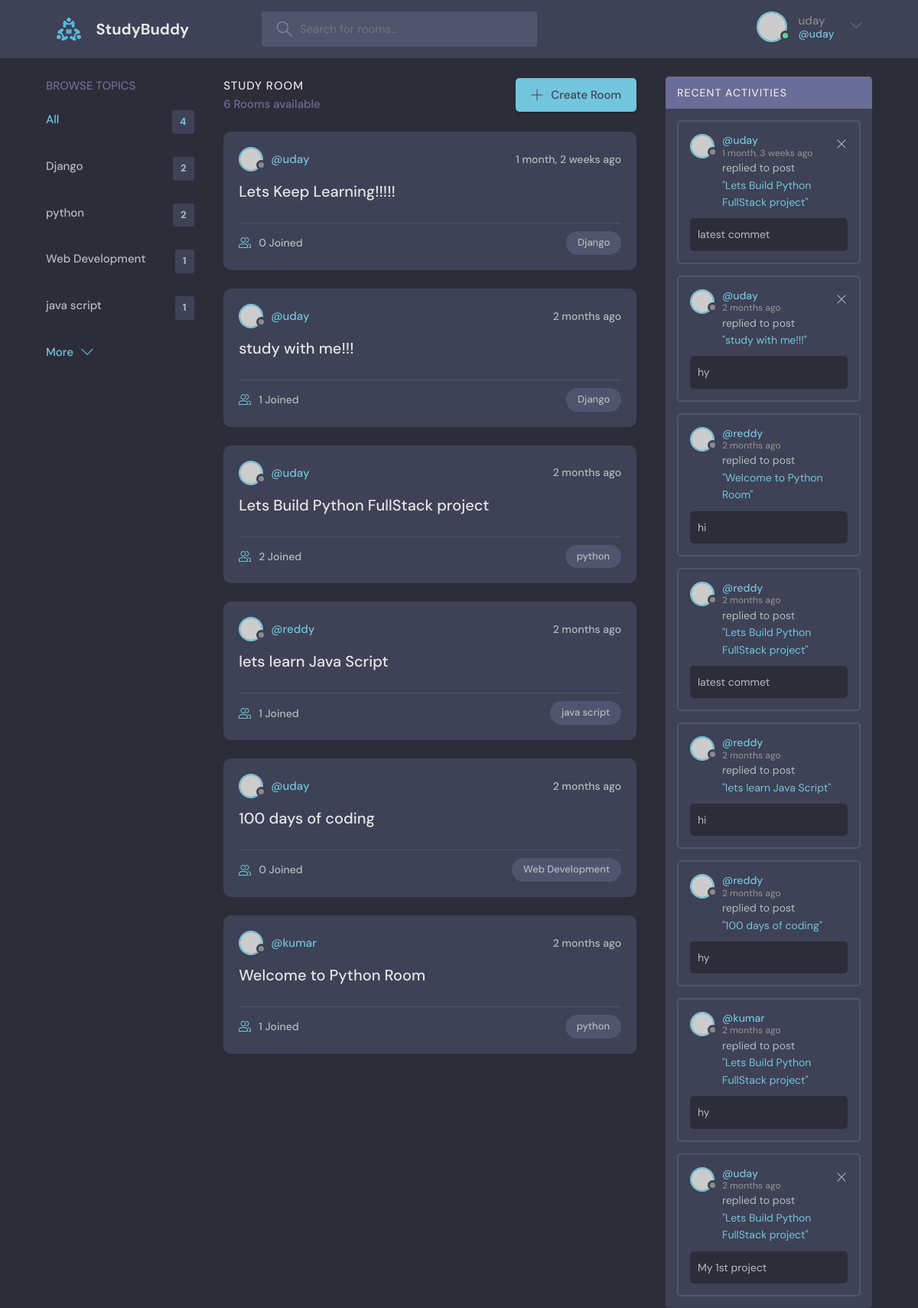
The app's page / (signed in) with its own data.
### base/models.py (models this page shows, shortened)
class Topic(models.Model):
    name = models.CharField(max_length=200)

class Room(models.Model):
    host = models.ForeignKey(User, on_delete=models.SET_NULL,null=True)
    topic = models.ForeignKey(Topic, on_delete=models.SET_NULL,null=True)
    name = models.CharField(max_length=200)
    description = models.TextField(null=True, blank=True)
    participants = models.ManyToManyField(User,related_name='participants',blank=True)
    updated = models.DateTimeField(auto_now=True)
    created = models.DateTimeField(auto_now_add=True)
    class Meta:
        ordering = ['-updated','-created']
    def __str__(self):
        return self.name

class Message(models.Model):
    user = models.ForeignKey(User, on_delete=models.CASCADE)
    room = models.ForeignKey(Room, on_delete=models.CASCADE)
    body = models.TextField()
    updated = models.DateTimeField(auto_now=True)
    created = models.DateTimeField(auto_now_add=True)
    class Meta:
        ordering = ['-updated','-created']
    def __str__(self):
        return self.body[:50]

### base/views.py (the view)
# urls.py: path('',views.home,name="home"),
def home(request):
    q = request.GET.get('q') if request.GET.get('q') != None else ''   #q = query
    rooms = Room.objects.filter(
                                Q(topic__name__icontains=q) |
                                Q(name__icontains=q) |
                                Q(description__icontains=q)
                            )
    topics = Topic.objects.all()
    room_count = rooms.count()
    room_messages = Message.objects.filter(Q(room__topic__name__icontains=q))
    context = {'rooms':rooms , 'topics':topics ,'room_count':room_count,
                    'room_messages':room_messages}
    return render(request,'base/home.html',context)

### base/templates/base/home.html (shortened to what this page needs)
{% extends "main.html" %}
{% block content %}
    <main class="layout layout--3">
      <div class="container">
        {% include "base/topics_component.html" %}
        <div class="roomList">
          <div class="roomList__header">
            <div>
              <h2>Study Room</h2>
              <p>{{room_count}} Rooms available</p>
            </div>
            <a class="btn btn--main" href="{% url 'create-room' %}">
              <svg version="1.1" xmlns="http://www.w3.org/2000/svg" width="32" height="32" viewBox="0 0 32 32">
                <title>add</title>
                <path
                  d="M16.943 0.943h-1.885v14.115h-14.115v1.885h14.115v14.115h1.885v-14.115h14.115v-1.885h-14.115v-14.115z"
                ></path>
              </svg>
              Create Room
            </a>
          </div>
          {% include 'base/feed_component.html' %}
        </div>
        {% include 'base/activity_component.html' %}
      </div>
    </main>
{% endblock content %}

### templates/navbar.html (shortened to what this page needs)
{% load static %}
<header class="header header--loggedIn">
    <div class="container">
      <a href="{% url 'home' %}" class="header__logo">
        <img src="{%  static 'images/logo.svg' %}" />
        <h1>StudyBuddy</h1>
      </a>
      <form class="header__search" method="GET" action="{% url 'home' %}">
        <label>
          <input name="q" placeholder="Search for rooms..." />
        </label>
      </form>
      <nav class="header__menu">
        {% if request.user.is_authenticated %}
        <div class="header__user">
          <a href="profile.html">
            <div class="avatar avatar--medium active">
              <img src="https://randomuser.me/api/portraits/men/37.jpg" />
            </div>
            <p>{{request.user.username}} <span>@{{request.user.username}}</span></p>
          </a>
          <button class="dropdown-button">
            <svg version="1.1" xmlns="http://www.w3.org/2000/svg" width="32" height="32" viewBox="0 0 32 32">
              <title>chevron-down</title>
              <path d="M16 21l-13-13h-3l16 16 16-16h-3l-13 13z"></path>
            </svg>
          </button>
        </div>
        {% endif %}
      </nav>
    </div>
  </header>

### base/templates/base/topics_component.html
<div class="topics">
    <div class="topics__header">
      <h2>Browse Topics</h2>
    </div>
    <ul class="topics__list">
      <li>
        <a href="{% url 'home' %}" class="active">All <span>{{topics.count}}</span></a>
      </li>
      {% for topic in topics %}
      <li>
        <a href="{% url 'home' %}?q={{topic.name}} ">{{topic.name}} <span>{{topic.room_set.all.count}}</span></a>
      </li>
      {% endfor %}
    </ul>
    <a class="btn btn--link" href="topics.html">
      More
      <svg version="1.1" xmlns="http://www.w3.org/2000/svg" width="32" height="32" viewBox="0 0 32 32">
        <title>chevron-down</title>
        <path d="M16 21l-13-13h-3l16 16 16-16h-3l-13 13z"></path>
      </svg>
    </a>
  </div>

### base/templates/base/feed_component.html (shortened to what this page needs)
{% for room in rooms %}
<div class="roomListRoom">
    <div class="roomListRoom__header">
      <a href="{% url 'user-profile' room.host.id %}" class="roomListRoom__author">
        <div class="avatar avatar--small">
          <img src="https://randomuser.me/api/portraits/women/11.jpg" />
        </div>
        <span>@{{room.host.username}}</span>
      </a>
      <div class="roomListRoom__actions">
        <span>{{room.created|timesince}} ago</span>
      </div>
    </div>
    <div class="roomListRoom__content">
      <a href="{% url 'room' room.id %}">{{room.name}}</a>
    </div>
    <div class="roomListRoom__meta">
      <a href="{% url 'room' room.id %}" class="roomListRoom__joined">
        {{room.participants.all.count}} Joined
      </a>
      <p class="roomListRoom__topic">{{room.topic.name}}</p>
    </div>
  </div>
{% endfor %}

### base/templates/base/activity_component.html
<div class="activities">
        <div class="activities__header">
          <h2>Recent Activities</h2>
        </div>
        {% for message in room_messages  %}
        <div class="activities__box">
          <div class="activities__boxHeader roomListRoom__header">
            <a href="{% url 'user-profile' message.user.id %}" class="roomListRoom__author">
              <div class="avatar avatar--small">
                <img src="https://randomuser.me/api/portraits/women/11.jpg" />
              </div>
              <p>
                @{{message.user}}
                <span>{{message.created|timesince}} ago</span>
              </p>
            </a>
            {% if request.user == message.user %}
            <div class="roomListRoom__actions">
              <a href="{% url 'delete-message' message.id %}">
                <svg version="1.1" xmlns="http://www.w3.org/2000/svg" width="32" height="32" viewBox="0 0 32 32">
                  <title>remove</title>
                  <path
                    d="M27.314 6.019l-1.333-1.333-9.98 9.981-9.981-9.981-1.333 1.333 9.981 9.981-9.981 9.98 1.333 1.333 9.981-9.98 9.98 9.98 1.333-1.333-9.98-9.98 9.98-9.981z"
                  ></path>
                </svg>
              </a>
            </div>
            {% endif %}
          </div>
          <div class="activities__boxContent">
            <p>replied to post <a href="{% url 'room' message.room.id %}">"{{message.room}}"</a></p>
            <div class="activities__boxRoomContent">
                <p>{{message.body}}</p>
            </div>
          </div>
        </div>
        {% endfor %}
</div>

### records on screen
Topic: name "Django", room_set.all.count "2"
Topic: name "python", room_set.all.count "2"
Topic: name "Web Development", room_set.all.count "1"
Topic: name "java script", room_set.all.count "1"
Room: host.username "uday", created "1 month, 2 weeks", name "Lets Keep Learning!!!!!", participants.all.count "0", topic.name "Django"
Room: host.username "uday", created "2 months", name "study with me!!!", participants.all.count "1", topic.name "Django"
Room: host.username "uday", created "2 months", name "Lets Build Python FullStack project", participants.all.count "2", topic.name "python"
Room: host.username "reddy", created "2 months", name "lets learn Java Script", participants.all.count "1", topic.name "java script"
Room: host.username "uday", created "2 months", name "100 days of coding", participants.all.count "0", topic.name "Web Development"
Room: host.username "kumar", created "2 months", name "Welcome to Python Room", participants.all.count "1", topic.name "python"
Message: user "uday", created "1 month, 3 weeks", room "Lets Build Python FullStack project", body "latest commet"
Message: user "uday", created "2 months", room "study with me!!!", body "hy"
Message: user "reddy", created "2 months", room "Welcome to Python Room", body "hi"
Message: user "reddy", created "2 months", room "Lets Build Python FullStack project", body "latest commet"
Message: user "reddy", created "2 months", room "lets learn Java Script", body "hi"
Message: user "reddy", created "2 months", room "100 days of coding", body "hy"
Message: user "kumar", created "2 months", room "Lets Build Python FullStack project", body "hy"
Message: user "uday", created "2 months", room "Lets Build Python FullStack project", body "My 1st project"

### other values on screen
{{ request.user.username }} "uday"
{{ topics.count }} "4"
{{ room_count }} "6"
